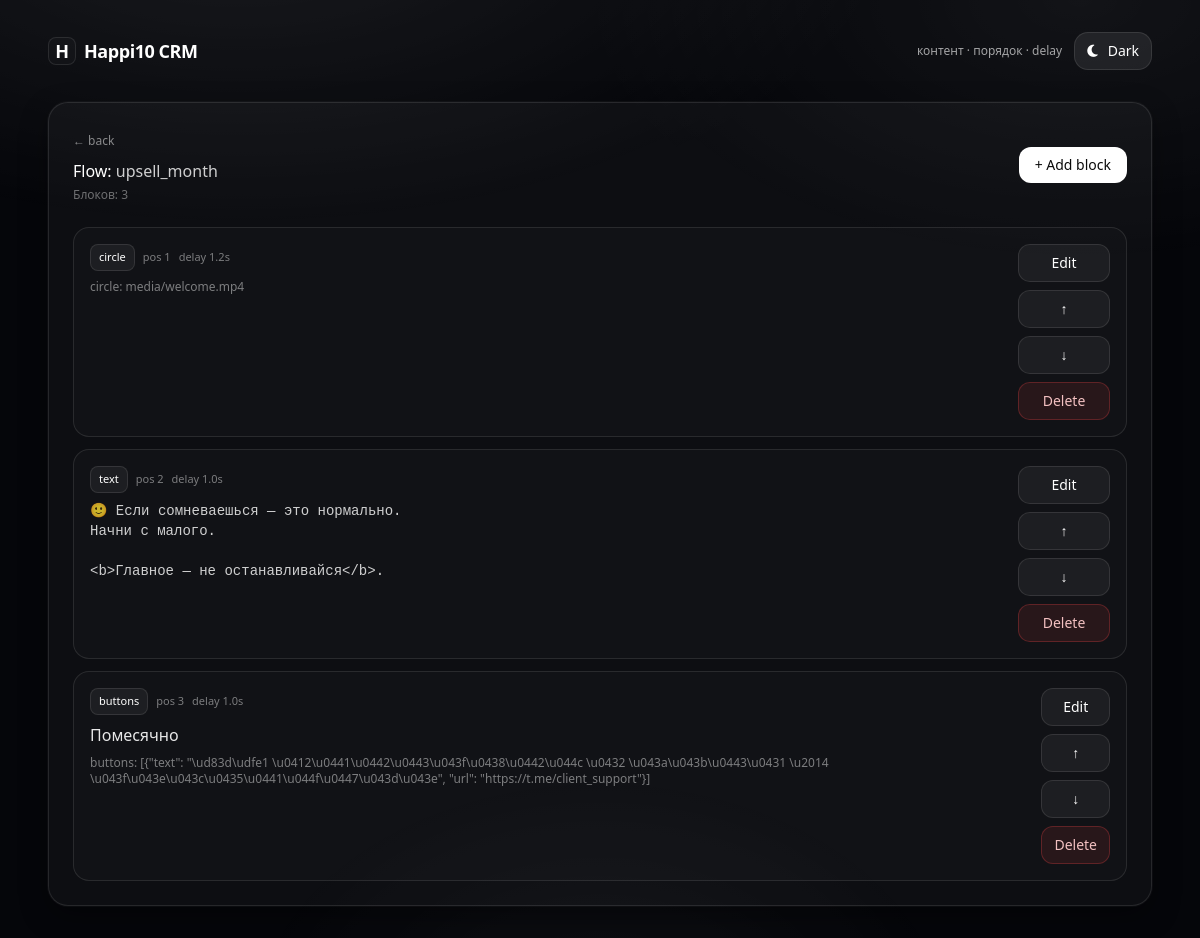
The app's page /flow/upsell_month with its own data.
### tables this page shows
CREATE TABLE content_blocks (
			id INTEGER PRIMARY KEY AUTOINCREMENT,
			flow TEXT NOT NULL,
			position INTEGER NOT NULL,
			type TEXT NOT NULL,
			title TEXT DEFAULT '',
			text TEXT DEFAULT '',
			circle_path TEXT DEFAULT '',
			video_url TEXT DEFAULT '',
			buttons_json TEXT DEFAULT '',
			delay_seconds REAL DEFAULT 1.0,
			is_active INTEGER DEFAULT 1
		, file_path TEXT DEFAULT '', file_kind TEXT DEFAULT '', file_name TEXT DEFAULT '');

### crm.py (the view)
@app.get("/flow/{flow}", response_class=HTMLResponse)
async def flow_page(request: Request, flow: str):
	blocks = await get_blocks(flow)
	return templates.TemplateResponse(
		"flow.html",
		{"request": request, "flow": flow, "blocks": blocks},
	)

### templates/flow.html (shortened to what this page needs)
{% extends "base.html" %}
{% block content %}
  <div class="flex items-center justify-between gap-4">
	<div>
	  <a href="/" class="text-xs text-white/50 hover:text-white/70">← back</a>
	  <h1 class="text-base font-medium mt-2">Flow: <span class="text-white/80">{{ flow }}</span></h1>
	  <div class="text-xs text-white/40 mt-1">Блоков: {{ blocks|length }}</div>
	</div>
	<a href="/block/new?flow={{ flow }}"
	   class="px-4 py-2 rounded-xl bg-white text-black text-sm font-medium hover:opacity-90">
	  + Add block
	</a>
  </div>
  <div class="mt-6 space-y-3">
	{% for b in blocks %}
	  <div class="rounded-2xl border border-white/10 bg-white/[0.02] p-4">
		<div class="flex items-start justify-between gap-4">
		  <div class="min-w-0">
			<div class="flex flex-wrap items-center gap-2">
			  <span class="text-[11px] px-2 py-1 rounded-lg bg-white/5 border border-white/10">{{ b.type }}</span>
			  <span class="text-[11px] text-white/45">pos {{ b.position }}</span>
			  <span class="text-[11px] text-white/45">delay {{ "%.1f"|format(b.delay) }}s</span>
			</div>
			{% if b.title %}
			  <div class="mt-2 font-medium text-white/90">{{ b.title }}</div>
			{% endif %}
			{% if b.text %}
			  <pre class="mt-2 whitespace-pre-wrap text-sm text-white/80">{{ b.text }}</pre>
			{% endif %}
			{% if b.circle %}
			  <div class="mt-2 text-xs text-white/45">circle: {{ b.circle }}</div>
			{% endif %}
			{% if b.buttons %}
			  <div class="mt-2 text-xs text-white/45">buttons: {{ b.buttons }}</div>
			{% endif %}
		  </div>
		  <div class="flex flex-col gap-2 w-[92px]">
			<a href="/block/{{ b.id }}/edit"
			   class="px-3 py-2 rounded-xl bg-white/5 border border-white/10 text-sm hover:bg-white/10 text-center">
			  Edit
			</a>
			<form method="post" action="/block/{{ b.id }}/up">
			  <button class="w-full px-3 py-2 rounded-xl bg-white/5 border border-white/10 text-sm hover:bg-white/10">↑</button>
			</form>
			<form method="post" action="/block/{{ b.id }}/down">
			  <button class="w-full px-3 py-2 rounded-xl bg-white/5 border border-white/10 text-sm hover:bg-white/10">↓</button>
			</form>
			<form method="post" action="/block/{{ b.id }}/delete" onsubmit="return confirm('Удалить блок?')">
			  <button class="w-full px-3 py-2 rounded-xl bg-red-500/10 border border-red-500/20 text-sm hover:bg-red-500/20 text-red-200">
				Delete
			  </button>
			</form>
		  </div>
		</div>
	  </div>
	{% endfor %}
  </div>
{% endblock %}

### templates/base.html (style rules this page uses)
:root { --bg:#05060a; --fg:#ffffff; --muted:rgba(255,255,255,.62); --muted2:rgba(255,255,255,.45); --panel:rgba(255,255,255,.035); --panel2:rgba(255,255,255,.02); --border:rgba(255,255,255,.10); --border2:rgba(255,255,255,.14); --shadow: 0 0 0 1px rgba(255,255,255,.03), 0 10px 28px rgba(0,0,0,.35); --inputBg:rgba(0,0,0,.35); --inputBorder:rgba(255,255,255,.12); --btnBg:rgba(255,255,255,.08); --btnHover:rgba(255,255,255,.12); --btnBorder:rgba(255,255,255,.14); --primaryBg:#ffffff; --primaryFg:#0b0b0b; --dangerBg:rgba(239,68,68,.10); --dangerHover:rgba(239,68,68,.16); --dangerBorder:rgba(239,68,68,.28); --dangerFg:rgba(254,202,202,.95); }
body { background:var(--bg)!important; color:var(--fg)!important; }
button { border-radius: 12px; border: 1px solid var(--btnBorder); background: var(--btnBg); color: var(--fg); transition: transform .06s ease, background .15s ease, border-color .15s ease, opacity .15s ease; }
.bg-white.text-black { background: var(--primaryBg)!important; color: var(--primaryFg)!important; border-color: transparent!important; }
.text-red-200, .text-red-300, .text-red-400, .text-red-500 { color: var(--dangerFg)!important; }
.bg-red-500\/10 { background: var(--dangerBg)!important; }
.border-red-500\/20 { border-color: var(--dangerBorder)!important; }

### records on screen
content_blocks: type "circle", position "1", delay "1.2", circle "media/welcome.mp4"
content_blocks: type "text", position "2", delay "1.0", text "🙂 Если сомневаешься — это нормально. Начни с малого. <b>Главное — не останавливайся</b>."
content_blocks: type "buttons", position "3", delay "1.0", title "Помесячно", buttons "[{\"text\": \"\\ud83d\\udfe1 \\u0412\\u0441\\u0442\\u0443\\u043f\\u0438\\u0442\\u044c \\u0432 \\u043a\\u043b\\u0443\\u0431 \\u2014 \\u043f\\u043e\\u043c\\u0435\\u0441\\u044f\\u0447\\u043d\\u043e\", \"url\": \"https://t.me/client_support\"}]"

### other values on screen
{{ flow }} "upsell_month"
{{ blocks|length }} "3"
